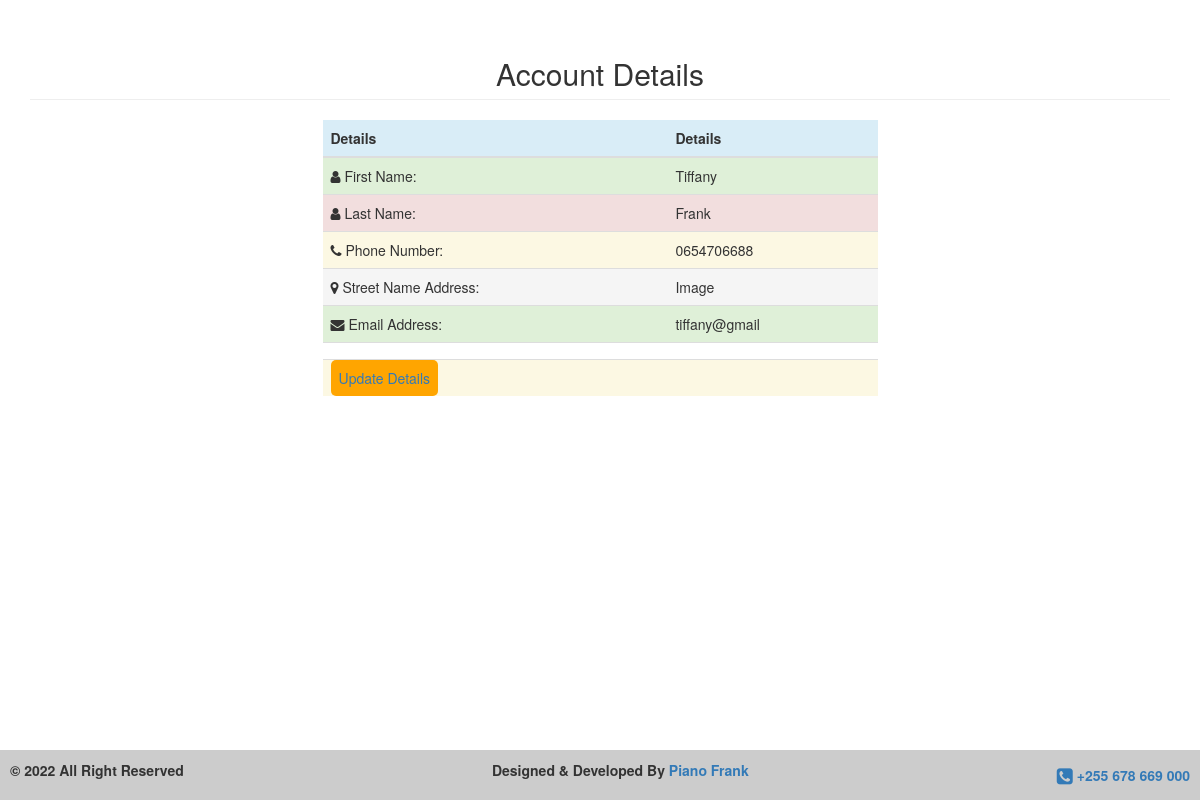
The page /details.php (signed in) on the database as committed earlier.
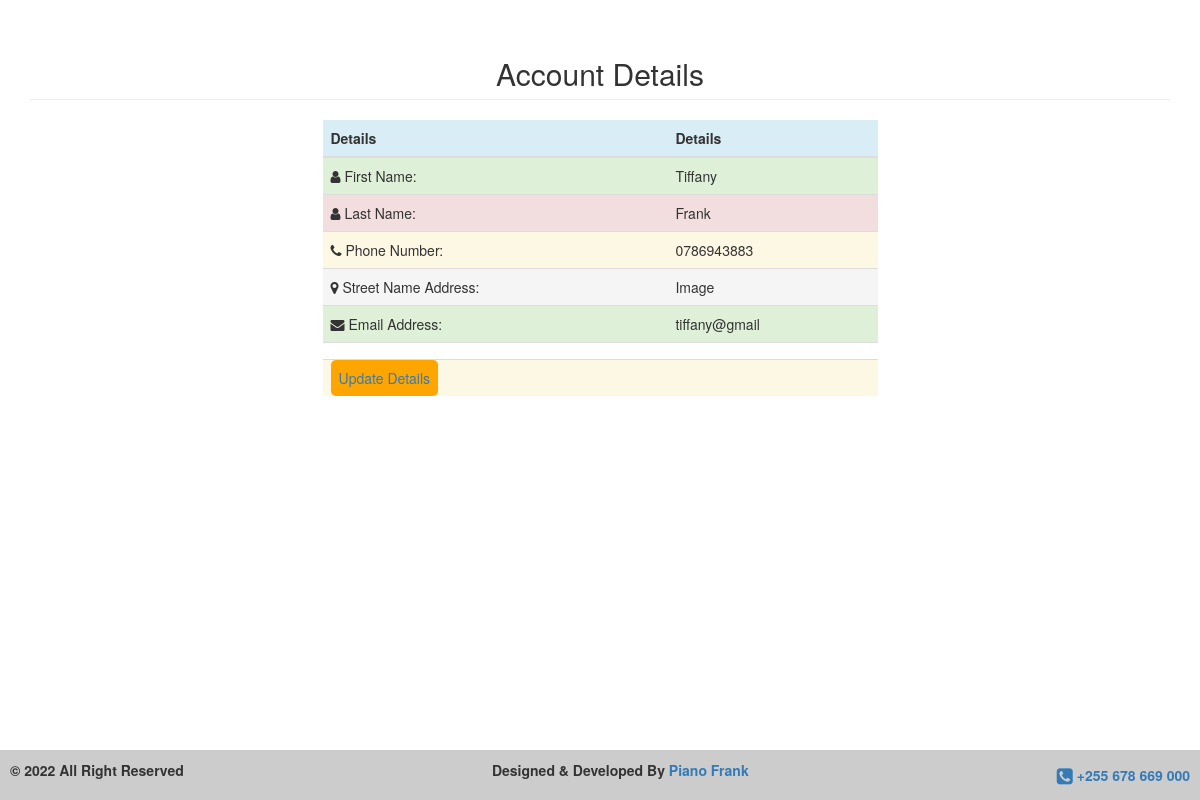
The same page on the database as committed later.
### tables this page shows
CREATE TABLE `customer` (
  `id` int(11) NOT NULL,
  `first_name` varchar(50) NOT NULL,
  `last_name` varchar(50) NOT NULL,
  `phone` varchar(16) NOT NULL,
  `street` varchar(50) NOT NULL,
  `email` varchar(100) NOT NULL,
  `password` varchar(255) NOT NULL,
  `directory` int(11) NOT NULL DEFAULT 0
);

### details.php (the view, shortened to what this page needs)
<?php
include('server.php');
include('footer.php');
?>
<!DOCTYPE html>
<html>
    <head>
        <link rel="stylesheet" href="bootstrap3.min.css">
        <link rel="stylesheet" href="https://maxcdn.bootstrapcdn.com/font-awesome/4.6.3/css/font-awesome.min.css">
    </head>
    <body>
    <section>
        <div class="container-fluid">
            <div class="container">
                <h2 class="text-center page-header" style="margin-top: 5%;">Account Details</h2>
            </div>
            <div class="container" style="width: 50%; margin:auto;">
                <table class="table table-responsive">
                    <thead>
                        <tr class="info">
                            <th>Details</th>
                            <th>Details</th>
                        </tr>
                    </thead>
                    <?php
                    $logged_id = $_SESSION['user_id'];
                    $rows = mysqli_query($conn, "SELECT * FROM customer WHERE id = '$logged_id' ");
                    while($row = mysqli_fetch_array($rows)) { ?>
                    <tbody>
                        <tr class="success">
                            <td><i class="fa fa-user"></i> First Name: </td>
                            <td><?php echo $row['first_name']; ?></td>
                        </tr>
                        <tr class="danger">
                            <td><i class="fa fa-user"></i> Last Name: </td>
                            <td><?php echo $row['last_name']; ?></td>
                        </tr>
                        <tr class="warning">
                            <td><i class="fa fa-phone"></i> Phone Number: </td>
                            <td><?php echo $row['phone']; ?></td>
                        </tr>
                        <tr class="active">
                            <td><i class="fa fa-map-marker"></i> Street Name Address: </td>
                            <td><?php echo $row['street']; ?></td>
                        </tr>
                        <tr class="success">
                            <td><i class="fa fa-envelope"></i> Email Address: </td>
                            <td><?php echo $row['email']; ?></td>
                        </tr>
                        <tr class="default">
                            <td></td>
                            <td></td>
                        </tr>
                        <tr class="warning">
                            <td>
                                <span style="padding: 8px; background: orange; border-radius: 5px; color: white;">
                                    <a href="update-user-info.php?update-info=<?php echo $row['id']; ?>">Update Details</a>
                                </span>
                            </td>
                            <td>
                            </td>
                        </tr>
                    </tbody>
                    <?php
                    }
                    ?>
                </table>
            </div>
        </div>
    </section>

Rows that differ between the two databases and show on the page:
changed customer "Tiffany": phone "0654706688" → "0786943883"
